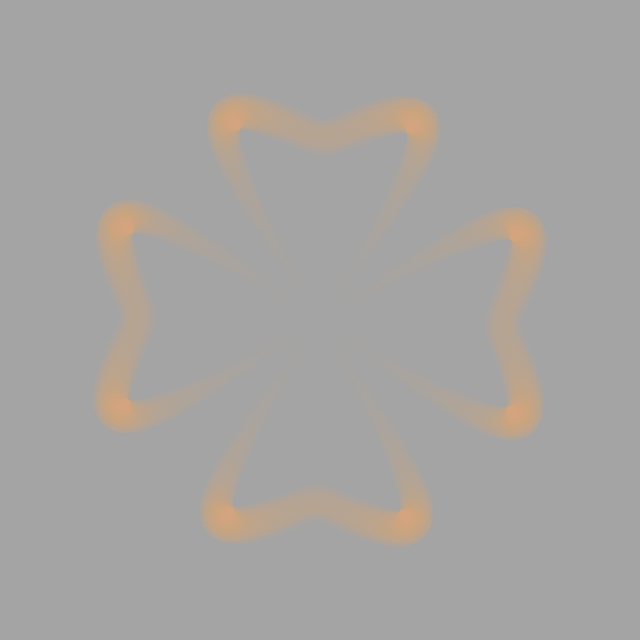
Frame 1 (no input)
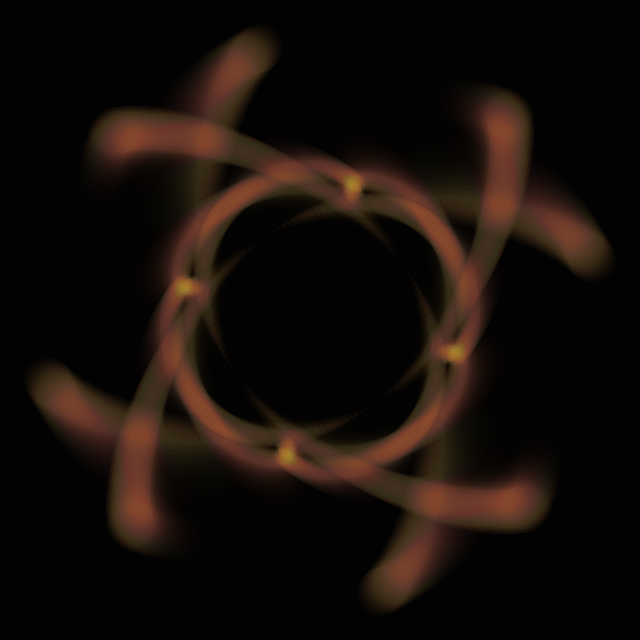
Frame 60 (the mouse pressed at the canvas centre just before this capture)
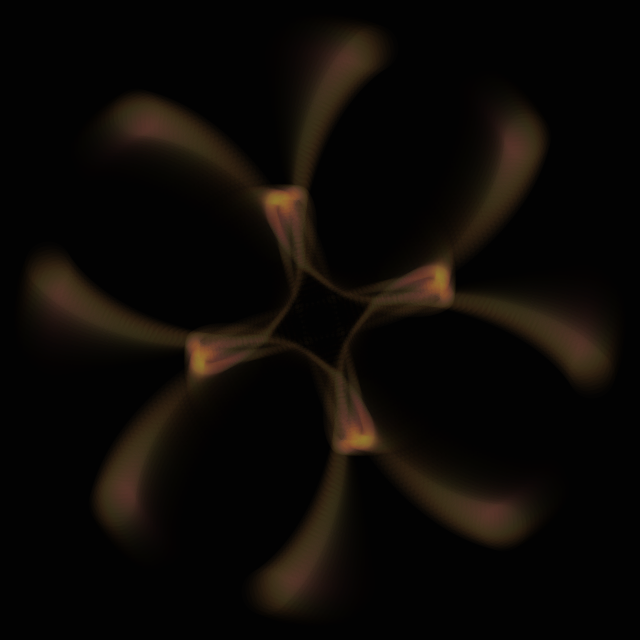
Frame 120 (the mouse held since frame 60 and released just before this capture)

The Processing sketch that drew these frames (run headless with seeded random() and noise(); from frame 60 on, the mouse is pressed at the canvas centre):

// Processing sketch: processing_166171
// ── processing_166171.pde

void setup(){
  size(640, 640);
  noStroke();
}

void draw(){
  fill(0, 50);
  rect(0, 0, width, height);
  fill(255, 200, 100, 3);
  translate(width/2, height/2);
  rotate(radians(frameCount));
  for(int i = -180; i < 180; i+=2){
    float x = i+sin(radians(i-frameCount))*100;
    float y = sin(radians(i+frameCount))*100;
    float d = abs(map(x, -280, 280, -50, 50));
    ellipse(x, y, d, d);
    ellipse(-x, y, d, d);
    ellipse(-x, -y, d, d);
    ellipse(x, -y, d, d);
    
    ellipse(y, x, d, d);
    ellipse(-y, x, d, d);
    ellipse(-y, -x, d, d);
    ellipse(y, -x, d, d);
  } 
}
